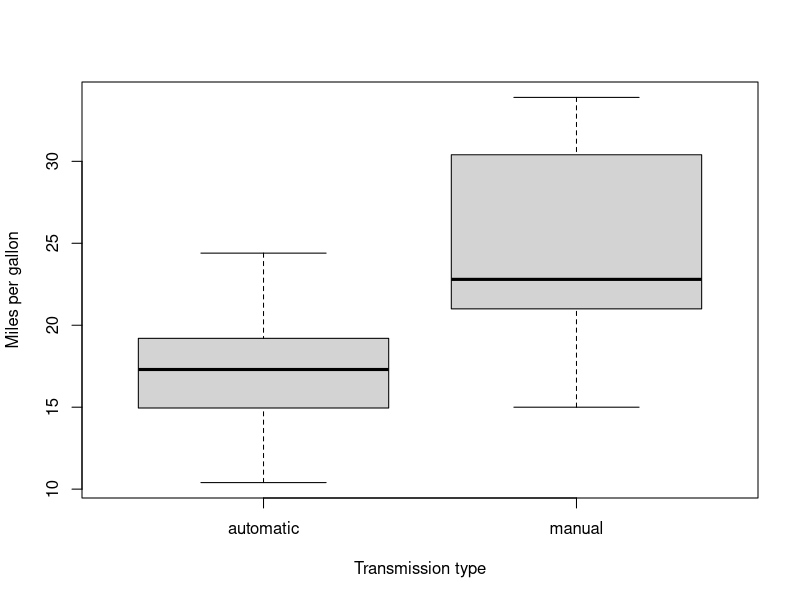

Write R code to recreate this figure.
library(MASS)
data("mtcars")
mydata<-mtcars

# Exploratory data Analysis
# Convert categorical variables into factors so that it would be effective in our analysis.

names(mtcars)<-c("Miles_per_gallon","Number_of_cylinders","Displacement","horsepower","Rear_axle_ratio","Weight","quarter_mile_time","V/S","Transmission","Number_gears","Number_carburetors")
mtcars$Number_of_cylinders<-as.factor(mtcars$Number_of_cylinders)
mtcars$Transmission <- factor(mtcars$Transmission)
mtcars$Number_of_cylinders <- factor(mtcars$Number_of_cylinders)
mtcars$Number_gears<- factor(mtcars$Number_gears)
mtcars$Number_carburetors <- factor(mtcars$Number_carburetors)
mtcars$`V/S`<- factor(mtcars$`V/S`)
levels(mtcars$Transmission) <- c("automatic", "manual")

## Check for normality of the data
shapiro.test(mtcars$Miles_per_gallon)

# Performing t-test
t.test(mtcars$Miles_per_gallon ~ mtcars$Transmission)

# Do a co-relation of the dataset to understand the co-relations between different variables.

cor(mydata)

# Analysis of variance test to figure out the significant factors
# This would help in better model building.
anova_analysis<- aov(mtcars$Miles_per_gallon~., data=mtcars)
summary(anova_analysis)


#Fitting Models 
# Here I fit different Regression  models to figure out which models are 
# accurate and give us a better understanding of the relationship.
# I check each of the individual signifant variables effect individually on mpg
# and then a combination of factors. The model with the lowest R-sqaured and best adj.R-sqaured value is chosen.
# The chosen model is also checked for its statistical significance.
attach(mtcars)
fit0<- lm(Miles_per_gallon~.,data=mtcars)
fit1 <- lm(Miles_per_gallon ~ Number_of_cylinders, data = mtcars)
fit2 <- lm(Miles_per_gallon ~ Weight, data = mtcars)
fit3 <- lm(Miles_per_gallon  ~ Number_of_cylinders+ Weight, data = mtcars)
fit4 <- lm(Miles_per_gallon  ~ Displacement, data = mtcars)
fit5 <- lm(Miles_per_gallon  ~ Displacement + Number_of_cylinders, data = mtcars)
fit6 <- lm(Miles_per_gallon ~ Displacement + Weight, data = mtcars)
fit7 <- lm(Miles_per_gallon ~ Displacement + Number_of_cylinders + Weight, data = mtcars)
fit8 <- lm(Miles_per_gallon ~ Displacement + Number_of_cylinders + Weight + Transmission ,data = mtcars)
fit9 <- lm(Miles_per_gallon ~ Transmission ,data = mtcars)

summary(fit3)$coefficients
summary(fit7)$coefficients
summary(fit8)$coefficients

# From our results the models 3,7 and 8 fit best the regression.their adj-R-squared values are
summary(fit3)$adj.r.squared
summary(fit7)$adj.r.squared
summary(fit8)$adj.r.squared

#comparing the coefficients of model 7 and 8 there is only a slight difference
# The mpg increases by 0.15 miles when the transmission mode is changed from automatic to manual.

anova(fit0,fit3)
anova(fit0,fit7)
anova(fit0,fit8)

boxplot(Miles_per_gallon~ Transmission, data = mtcars, xlab = "Transmission type", ylab = "Miles per gallon")
# The boxplot shows that there is mean difference in the miles per gallon depending on transmission type

